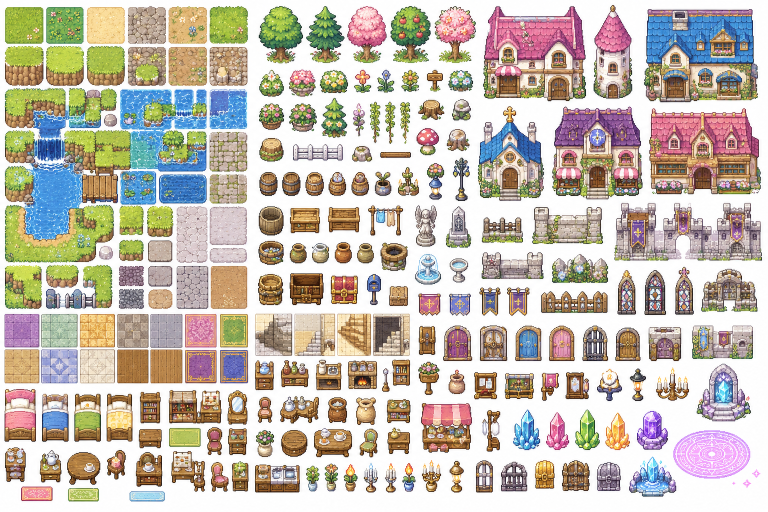
#> input picture tiles/chip1.png, 1536 x 1024 px (shown at 1/2 size); its folder holds 5 pictures in this run
$ python cut_chip.py
#> lines starting #> are read from the running program, lines starting #| are printed output that depends on the picture; after the words box and inside, x2 and y2 are one past the last pixel; in counts of white or black regions, pixels touching at a corner belong together
"""
chip1.png からチップセットタイルを切り出して tiles/sprites/chip/ に保存するスクリプト。

左セクション:
  - 均一バンド (h<=150): 白セパレータ線を検出して列ごとに切り出し
  - 複合バンド (h>150): CONTENT_THRESH=240の3段階検出
右セクション:
  - 3段階検出 (列グループ→行バンド→副列グループ)
"""

import os
import numpy as np
from PIL import Image

TILES_DIR     = os.path.join(os.path.dirname(__file__), "tiles")
OUT_DIR       = os.path.join(TILES_DIR, "sprites", "chip")
CHIP_PATH     = os.path.join(TILES_DIR, "chip1.png")

SEP_THRESH    = 200   # 白セパレータ線の検出閾値
SEP_FRAC      = 0.85  # 行/列の何割以上が白ならセパレータ
CONTENT_THRESH = 240  # スプライト間ギャップ検出閾値（高いほど細い隙間も検出）
OUT_W, OUT_H  = 80, 80
PAD           = 4


# ── ユーティリティ ────────────────────────────────────────────────────────────

def _remove_bg(img, thresh=230):
    """白背景をアルファ0に透過化。四隅フラッドフィル後、指輪穴など内側の
    閉じた白領域も thresh_inner(=245) で追加除去する。"""
    from collections import deque
    px = img.load()
    w, h = img.size
    visited = set()
    queue = deque()
    # ── 外側フラッドフィル（四隅起点）──
    for cx, cy in [(0, 0), (w-1, 0), (0, h-1), (w-1, h-1)]:
        r, g, b, a = px[cx, cy]
        if r >= thresh and g >= thresh and b >= thresh and (cx, cy) not in visited:
            queue.append((cx, cy))
            visited.add((cx, cy))
    while queue:
        x, y = queue.popleft()
        r, g, b, a = px[x, y]
        if r >= thresh and g >= thresh and b >= thresh:
            px[x, y] = (r, g, b, 0)
            for dx, dy in [(-1,0),(1,0),(0,-1),(0,1)]:
                nx, ny = x+dx, y+dy
                if 0 <= nx < w and 0 <= ny < h and (nx, ny) not in visited:
                    visited.add((nx, ny))
                    queue.append((nx, ny))
    # ── 内側白領域（穴など閉じた白ピクセル）の追加除去 ──
    # 外側フラッドフィルで届かなかった非常に白いピクセルを残らず透過化
    thresh_inner = 240
    for y in range(h):
        for x in range(w):
            r, g, b, a = px[x, y]
            if a > 0 and r >= thresh_inner and g >= thresh_inner and b >= thresh_inner:
                px[x, y] = (r, g, b, 0)
    return img


def find_sep_groups(values, offset=0, thresh=SEP_FRAC, gap=3):
    """フラクション配列から閾値以上の連続グループを返す（セパレータ検出用）"""
    seps = [i + offset for i, v in enumerate(values) if v > thresh]
    if not seps:
        return []
    groups = [[seps[0]]]
    for x in seps[1:]:
        if x - groups[-1][-1] <= gap:
            groups[-1].append(x)
        else:
            groups.append([x])
    return groups


def get_tile_ranges(groups):
    """セパレータグループ列からタイル範囲 [(start,end),...] を返す"""
    ranges = []
    for i in range(len(groups) - 1):
        x0 = groups[i][-1] + 1
        x1 = groups[i + 1][0] - 1
        if x1 > x0:
            ranges.append((x0, x1))
    return ranges


def content_mask(arr, y0, y1, x0, x1, thresh=CONTENT_THRESH):
    """指定領域のコンテンツ(非白)マスクを返す (thresh以上=白)"""
    sub = arr[y0:y1, x0:x1, :]
    white = (sub[:, :, 0] >= thresh) & \
            (sub[:, :, 1] >= thresh) & \
            (sub[:, :, 2] >= thresh)
    return ~white


def find_bands(density, min_val=0, min_size=8):
    """密度配列からコンテンツバンド (start, end) リストを返す"""
    bands = []
    in_b = False
    bs = 0
    for i, v in enumerate(density):
        if v > min_val:
            if not in_b:
                bs = i
                in_b = True
        else:
            if in_b:
                if i - bs >= min_size:
                    bands.append((bs, i))
                in_b = False
    if in_b and len(density) - bs >= min_size:
        bands.append((bs, len(density)))
    return bands


def tight_bbox(arr_region, thresh=SEP_THRESH):
    """コンテンツのタイトBBoxを返す。コンテンツなければNone"""
    white = (arr_region[:, :, 0] >= thresh) & \
            (arr_region[:, :, 1] >= thresh) & \
            (arr_region[:, :, 2] >= thresh)
    content = ~white
    rows = content.any(axis=1)
    cols = content.any(axis=0)
    if not rows.any():
        return None
    r0 = int(np.where(rows)[0][0])
    r1 = int(np.where(rows)[0][-1]) + 1
    c0 = int(np.where(cols)[0][0])
    c1 = int(np.where(cols)[0][-1]) + 1
    return r0, c0, r1, c1


def cut_to_canvas(img, x0, y0, x1, y1, out_w=OUT_W, out_h=OUT_H, pad=PAD):
    """指定領域をパディング付きで切り出し、固定サイズRGBAキャンバス中央に配置"""
    arr = np.array(img)
    region = arr[y0:y1, x0:x1]
    bb = tight_bbox(region)
    if bb is None:
        return None
    br0, bc0, br1, bc1 = bb
    ax0 = max(0, x0 + bc0 - pad)
    ay0 = max(0, y0 + br0 - pad)
    ax1 = min(img.width,  x0 + bc1 + pad)
    ay1 = min(img.height, y0 + br1 + pad)

    sprite = img.crop((ax0, ay0, ax1, ay1)).convert('RGBA')
    # キャンバス配置前に白背景を透過化（canvas角が透明になる前に処理）
    sprite = _remove_bg(sprite)
    sw, sh = sprite.size
    if sw > out_w or sh > out_h:
        scale = min(out_w / sw, out_h / sh)
        sprite = sprite.resize(
            (max(1, int(sw * scale)), max(1, int(sh * scale))),
            Image.LANCZOS
        )
        sw, sh = sprite.size

    canvas = Image.new('RGBA', (out_w, out_h), (0, 0, 0, 0))
    px = (out_w - sw) // 2
    py = (out_h - sh) // 2
    canvas.paste(sprite, (px, py), sprite)
    return canvas


def save_tile(img, x0, y0, x1, y1, fname, out_dir, counter):
    """タイルを切り出してファイル保存。成功したらTrueを返す"""
    canvas = cut_to_canvas(img, x0, y0, x1, y1)
    if canvas is None:
        return False
    canvas.save(os.path.join(out_dir, fname), "PNG")
    counter[0] += 1
    return True


# ── 均一バンド（白セパレータ線で区切られた規則的なグリッド）─────────────────

def process_left_uniform_band(img, arr, y0, y1, band_name, out_dir, counter):
    """
    左セクションの均一バンド: 列セパレータ線を検出してタイルを切り出す。
    thresh=200でほぼ全列が白になる線をセパレータとして使用。
    """
    region = arr[y0:y1, 9:497, :]
    white_mask = (region[:, :, 0] >= SEP_THRESH) & \
                 (region[:, :, 1] >= SEP_THRESH) & \
                 (region[:, :, 2] >= SEP_THRESH)
    col_w = white_mask.mean(axis=0)
    sep_groups = find_sep_groups(col_w, offset=9)
    col_ranges = get_tile_ranges(sep_groups)

    saved = []
    for ci, (cx0, cx1) in enumerate(col_ranges):
        if cx1 - cx0 < 16:
            continue
        fname = f"chip_{band_name}_{ci:02d}.png"
        if save_tile(img, cx0, y0, cx1, y1, fname, out_dir, counter):
            saved.append(fname)
    return saved


# ── 複合バンド・右セクション（CONTENT_THRESH=240の3段階検出）─────────────────

def process_content_sprites(img, arr, x_start, x_end, y_start, y_end,
                              label, out_dir, counter, min_w=16, min_h=16):
    """
    CONTENT_THRESH=240で3段階検出してスプライトを切り出す:

    Level 1: 全高さ列プロジェクション → 列グループ
      異なる高さを持つアイテムが隣り合っていても列を正しく分離
    Level 2: 列グループ内の行プロジェクション → 行バンド
      同一列グループ内で縦に並んだアイテムを分離
    Level 3: 行バンド内の列プロジェクション → 副列グループ
      同一行バンド内で横に並んだアイテムを分離（ベッド3つ等）

    thresh=240を使うことで、thresh=200では見えなかった細い隙間も検出可能。
    """
    c = content_mask(arr, y_start, y_end, x_start, x_end)

    # Level 1: 列グループ（全高さ）
    col_d = c.sum(axis=0)
    col_groups = find_bands(col_d, min_val=0, min_size=min_w)

    saved = []
    for cg0, cg1 in col_groups:
        col_strip = c[:, cg0:cg1]

        # Level 2: 行バンド（この列グループ内）
        row_d = col_strip.sum(axis=1)
        row_bands = find_bands(row_d, min_val=0, min_size=min_h)

        for rb0, rb1 in row_bands:
            cell = col_strip[rb0:rb1, :]

            # Level 3: 副列グループ（この行バンド内）
            cell_col_d = cell.sum(axis=0)
            sub_cols = find_bands(cell_col_d, min_val=0, min_size=min_w)

            for sc0, sc1 in sub_cols:
                ix0 = x_start + cg0 + sc0
                ix1 = x_start + cg0 + sc1
                iy0 = y_start + rb0
                iy1 = y_start + rb1
                fname = f"chip_{label}_{counter[0]:03d}.png"
                if save_tile(img, ix0, iy0, ix1, iy1, fname, out_dir, counter):
                    saved.append(fname)
    return saved


# ── メイン処理 ────────────────────────────────────────────────────────────────

def process():
    os.makedirs(OUT_DIR, exist_ok=True)

    if not os.path.exists(CHIP_PATH):
        print(f"SKIP: {CHIP_PATH} not found")
        return

    img = Image.open(CHIP_PATH).convert("RGB")
#> img is the input picture: PIL image 1536x1024 RGB; mean R, G, B 197.2, 188.7, 177.6
    arr = np.array(img)

    # 行セパレータ検出用マスク（左セクション: thresh=200）
    left_arr = arr[:, 9:497, :]
    left_white = (left_arr[:, :, 0] >= SEP_THRESH) & \
                 (left_arr[:, :, 1] >= SEP_THRESH) & \
                 (left_arr[:, :, 2] >= SEP_THRESH)
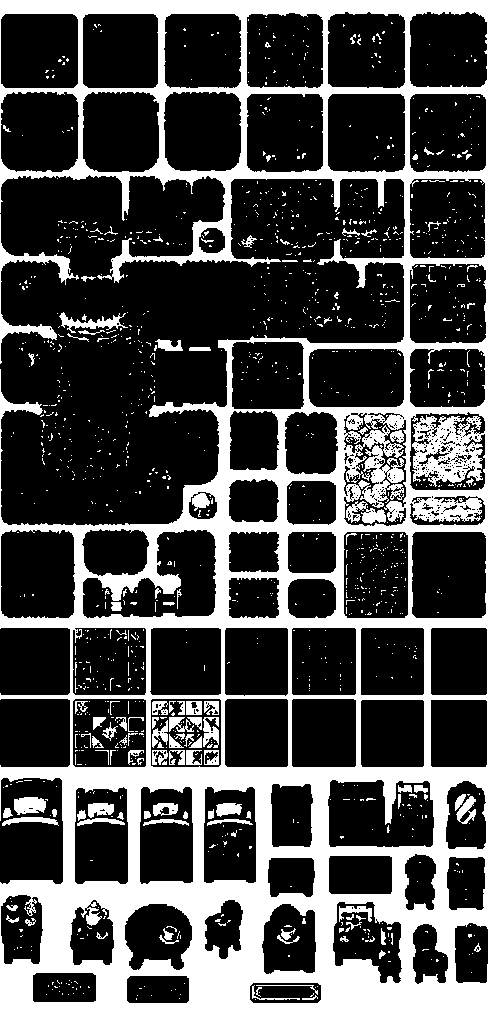
#> left_white: shape (1024, 488) bool; 29% white; 1381 white regions (1267 under 20 px), largest, box (x1, y1, x2, y2) and area: (0, 0, 488, 1024) 129629, (0, 214, 79, 364) 1428, (59, 312, 128, 333) 506
    row_w = left_white.mean(axis=1)
#> row_w = 1024 values, max 1 at index 0, min 0.0205 at index 291, mean 0.29
    row_sep_groups = find_sep_groups(row_w, thresh=SEP_FRAC)
#> in find_sep_groups, `seps = [i + offset for i, v in enumerate(values) if v > thresh]`: seps = 78 values from 0 to 1023
#> in find_sep_groups, `groups = [[seps[0]]]`: groups = [[0]]
#> the loop in find_sep_groups, `for x in seps[1:]:` made 77 passes
#> x on passes 14 to 25: 88, 89, 90, 91, 172, 173, 174, 175, 176, 525, 526, 527
#> after the loop in find_sep_groups, `for x in seps[1:]:`: groups = 8 items, first 6: [0, 1, 2, 3, 4, 5, 6, 7, 8, 9, 10, 11, 12, 13], [88, 89, 90, 91], [172, 173, 174, 175, 176], [525, 526, 527, 528, 529, 530], [618, 619, 620, 621, 622, 623, 624, 625, 626, 627], [695, 696, 697, 698]
#> row_sep_groups has the same summary as groups in find_sep_groups
    row_ranges = get_tile_ranges(row_sep_groups)
#> the loop in get_tile_ranges, `for i in range(len(groups) - 1):` made 7 passes
#> (x0, x1) on passes 1 to 7: (14, 87), (92, 171), (177, 524), (531, 617), (628, 694), (699, 766), (781, 1002)
#> after the loop in get_tile_ranges, `for i in range(len(groups) - 1):`: ranges = [(14, 87), (92, 171), (177, 524), (531, 617), (628, 694), (699, 766), (781, 1002)]
#> row_ranges has the same summary as ranges in get_tile_ranges

    counter = [0]
    total = 0

    # ── 左セクション ──────────────────────────────────────────────────────────
    print(f"左セクション: {len(row_ranges)} bands")
#| 左セクション: 7 bands
    for ri, (ry0, ry1) in enumerate(row_ranges):
        h = ry1 - ry0
        band_name = f"L{ri}"
        print(f"  band {ri}: y={ry0}..{ry1} (h={h})")

        if h > 150:
            # 複合バンド: 3段階コンテンツ検出
            saved = process_content_sprites(
                img, arr,
                x_start=9, x_end=497,
                y_start=ry0, y_end=ry1,
                label=band_name, out_dir=OUT_DIR, counter=counter,
                min_w=20, min_h=20
            )
        else:
            # 均一バンド: 白セパレータ線で列検出
            saved = process_left_uniform_band(
                img, arr, ry0, ry1, band_name, OUT_DIR, counter
            )
        print(f"    → {len(saved)} tiles")
        total += len(saved)
#> this loop made 7 passes
#> (ry0, ry1, col_groups in process_content_sprites) on pass 3: (177, 524, [(0, 407), (410, 486)])
#> (ry0, ry1) on passes 1, 2, 4: (14, 87), (92, 171), (531, 617)
#|   band 0: y=14..87 (h=73)
#|     → 6 tiles
#|   band 1: y=92..171 (h=79)
#|     → 6 tiles
#|   band 2: y=177..524 (h=347)
#|     → 6 tiles
#|   band 3: y=531..617 (h=86)
#|     → 7 tiles
#|   band 4: y=628..694 (h=66)
#|     → 6 tiles
#> (further printed lines are left out)
#> pass 1, in process_left_uniform_band, `white_mask = (region[:, :, 0] >= SEP_THRESH) & \ (region[:, :, 1] >= S..`:
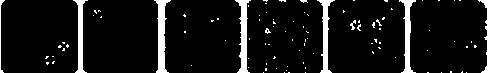
#> white_mask: shape (73, 488) bool; 8.3% white; 98 white regions (90 under 20 px), largest, box (x1, y1, x2, y2) and area: (154, 0, 171, 73) 553, (235, 0, 251, 73) 503, (399, 0, 416, 73) 444
#> pass 1, in tight_bbox, `white = (arr_region[:, :, 0] >= thresh) & \ (arr_region[:, :, 1] >= th..`:
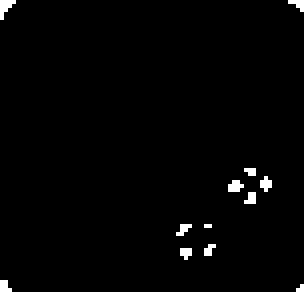
#> white: shape (73, 76) bool (shown 4 times larger); 1.4% white in thin lines or dots

    # ── 右-左セクション (x=513..941): 木・草・小物 ───────────────────────────
    print(f"\n右-左セクション (x=513..941):")
    rl_arr = arr[:, 513:942, :]
    rl_white = (rl_arr[:, :, 0] >= SEP_THRESH) & \
               (rl_arr[:, :, 1] >= SEP_THRESH) & \
               (rl_arr[:, :, 2] >= SEP_THRESH)
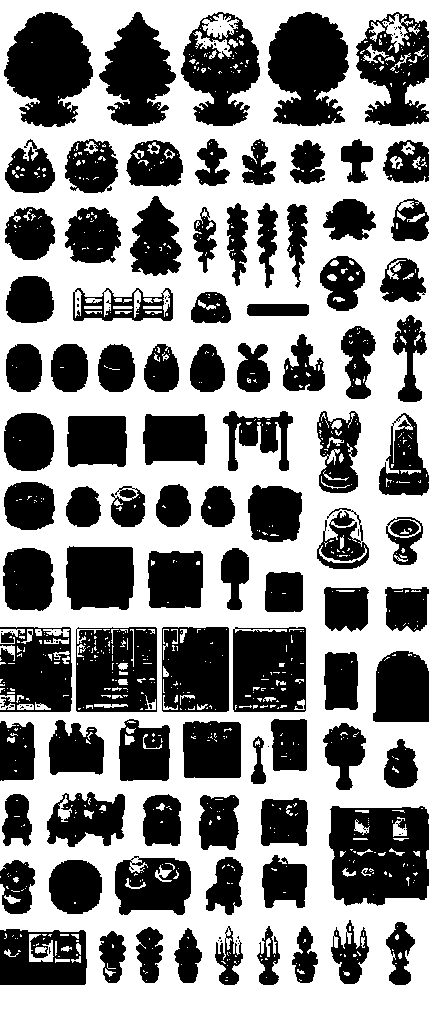
#> rl_white: shape (1024, 429) bool; 55.2% white; 161 black regions (68 under 20 px), largest, box (x1, y1, x2, y2) and area: (329, 806, 429, 906) 8233, (4, 12, 93, 127) 7026, (268, 12, 349, 126) 6843
    row_w_rl = rl_white.mean(axis=1)
    row_sep_rl = find_sep_groups(row_w_rl, thresh=SEP_FRAC)
    row_ranges_rl = get_tile_ranges(row_sep_rl)
    print(f"  {len(row_ranges_rl)} row bands")
#|   11 row bands

    for ri, (ry0, ry1) in enumerate(row_ranges_rl):
        saved = process_content_sprites(
            img, arr,
            x_start=513, x_end=942,
            y_start=ry0, y_end=ry1,
            label=f"RL{ri}", out_dir=OUT_DIR, counter=counter,
            min_w=14, min_h=14
        )
        print(f"  band {ri} (y={ry0}..{ry1}): {len(saved)} sprites")
        total += len(saved)
#> this loop made 11 passes
#> (ry0, ry1) on passes 1 to 11: (14, 125), (141, 189), (205, 322), (342, 391), (414, 470), (473, 541), (547, 711), (719, 780), (796, 851), (854, 912), (930, 984)
#|   band 0 (y=14..125): 5 sprites
#|   band 1 (y=141..189): 8 sprites
#|   band 2 (y=205..322): 15 sprites
#|   band 3 (y=342..391): 9 sprites
#|   band 4 (y=414..470): 6 sprites
#|   band 5 (y=473..541): 10 sprites
#|   band 6 (y=547..711): 15 sprites
#|   band 7 (y=719..780): 8 sprites
#> (further printed lines are left out)
#> pass 1, in cut_to_canvas (call 55), `region = arr[y0:y1, x0:x1]`:
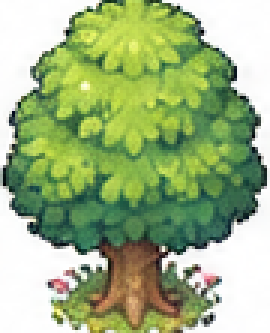
#> region: shape (111, 90, 3) (shown 3 times larger); mean R, G, B 157.8, 179.3, 129.6

    # ── 右-右セクション (x=960..1517): 建物・家具・ドア ──────────────────────
    print(f"\n右-右セクション (x=960..1517):")
    rr_arr = arr[:, 960:1517, :]
    rr_white = (rr_arr[:, :, 0] >= SEP_THRESH) & \
               (rr_arr[:, :, 1] >= SEP_THRESH) & \
               (rr_arr[:, :, 2] >= SEP_THRESH)
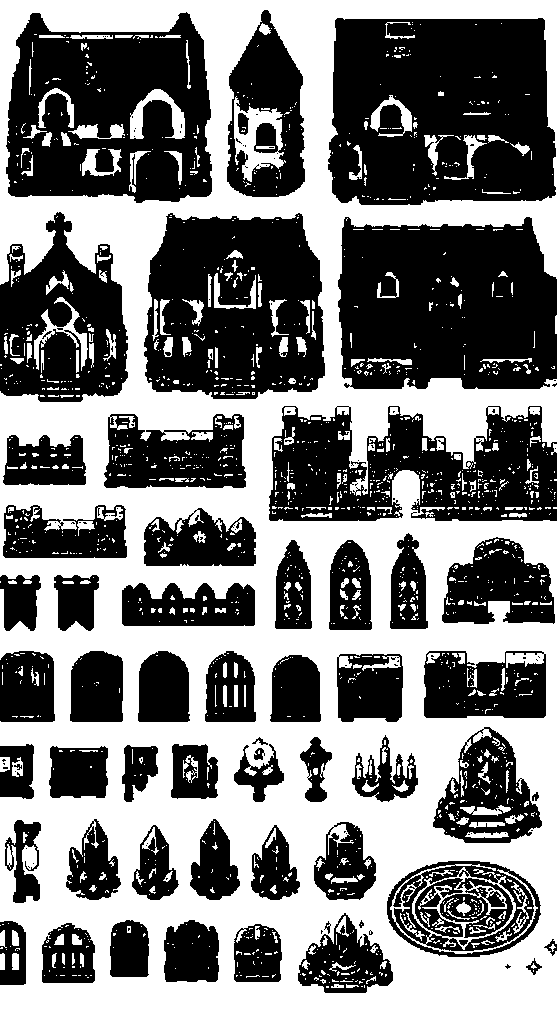
#> rr_white: shape (1024, 557) bool; 48.4% white; 1743 white regions (1440 under 20 px), largest, box (x1, y1, x2, y2) and area: (0, 0, 557, 1024) 243690, (390, 864, 538, 954) 2497, (234, 96, 286, 182) 1904
    row_w_rr = rr_white.mean(axis=1)
    row_sep_rr = find_sep_groups(row_w_rr, thresh=SEP_FRAC)
    row_ranges_rr = get_tile_ranges(row_sep_rr)
    print(f"  {len(row_ranges_rr)} row bands")
#|   8 row bands

    for ri, (ry0, ry1) in enumerate(row_ranges_rr):
        saved = process_content_sprites(
            img, arr,
            x_start=960, x_end=1517,
            y_start=ry0, y_end=ry1,
            label=f"RR{ri}", out_dir=OUT_DIR, counter=counter,
            min_w=20, min_h=20
        )
        print(f"  band {ri} (y={ry0}..{ry1}): {len(saved)} sprites")
        total += len(saved)
#> this loop made 8 passes
#> (ry0, ry1) on passes 1 to 8: (19, 201), (218, 395), (415, 628), (651, 721), (745, 801), (804, 806), (819, 906), (909, 984)
#|   band 0 (y=19..201): 3 sprites
#|   band 1 (y=218..395): 3 sprites
#|   band 2 (y=415..628): 12 sprites
#|   band 3 (y=651..721): 7 sprites
#|   band 4 (y=745..801): 8 sprites
#|   band 5 (y=804..806): 0 sprites
#|   band 6 (y=819..906): 8 sprites
#|   band 7 (y=909..984): 6 sprites
#> pass 1, in cut_to_canvas (call 152), `region = arr[y0:y1, x0:x1]`:
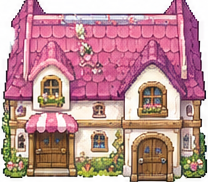
#> region: shape (182, 208, 3); mean R, G, B 189.8, 144, 147.2

    print(f"\nDone. {total} chip tiles saved to {OUT_DIR}")
#| Done. 198 chip tiles saved to tiles/sprites/chip
    print(f"Total files: {len(sorted(os.listdir(OUT_DIR)))}")


if __name__ == "__main__":
    process()
